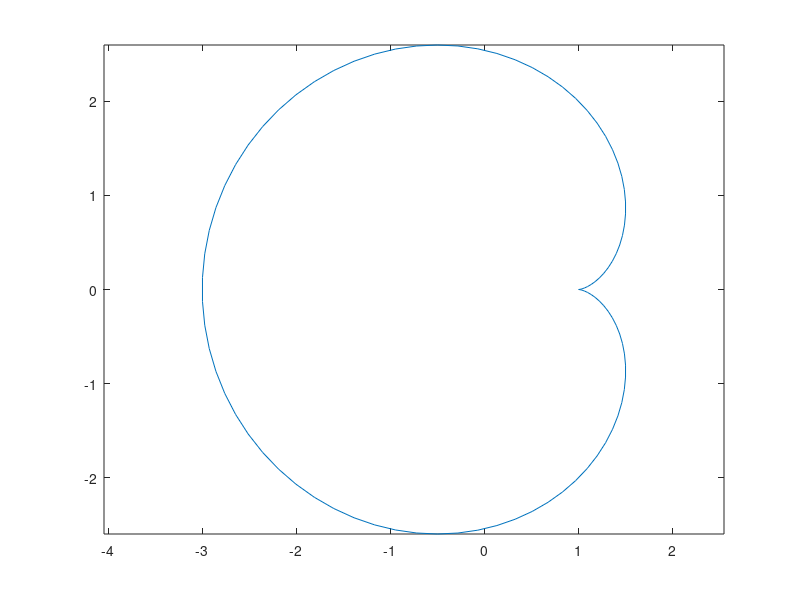

Write the MATLAB code that produced this figure.
x = @(t) -cos(t)+2.*cos(0.5.*t);
y = @(t) -sin(t)+2.*sin(0.5.*t);
c = @(t) [x(t),y(t)];
int = [0,4*pi];

T = linspace(0,4*pi);
plot(x(T),y(T));
axis equal;

% 1
dc1 = norm(c(1),2);

% 2
dx = @(t) sin(t) - sin(0.5.*t);
dy = @(t) -cos(t) + cos(0.5.*t);
dc = @(t) [dx(t), dy(t)];
Ndc = @(t) sqrt(dx(t).^2 + dy(t).^2);
L = integral(Ndc,0,4*pi);

% 3
r = @(t) sqrt(x(t).^2 + y(t).^2);
dphi = @(t) (dy(t) .* x(t) - y(t) .* dx(t)) ./ (x(t).^2 + y(t).^2);

P = integral(@(t) 1 / 2 * r(t).^2 .* dphi(t), 0, 4*pi);

% 4
ddx = @(t) cos(t) - 0.5.*cos(0.5.*t);
ddy = @(t) sin(t) - 0.5.*sin(0.5.*t);
kappa = @(t) abs(dx(t).*ddy(t)-dy(t).*ddx(t))./sqrt(dx(t).^2+dy(t).^2).^3;
kappa2pi = kappa(2*pi);

% 5
px = @(t) t;
py = @(t) -x(t);

g = @(t) y(t) - py(t);
t1 = fzero(g,1);
t2 = fzero(g,2);
presecisce1 = c(t1);
presecisce2 = c(t2);

% 6
v1 = fzero(dy,2);
v2 = fzero(dy,7);

% 7
rmin = @(t) sqrt((x(t) - 2).^2 + (y(t) - 2).^2);
tr = fminsearch(rmin,1);
rm = rmin(tr);

% 8
dxa = @(t,a) a.*sin(t) - sin(0.5.*t);
dya = @(t,a) -a.*cos(t) + cos(0.5.*t);
ddxa = @(t,a) a.*cos(t) - 0.5.*cos(0.5.*t);
ddya = @(t,a) a.*sin(t) - 0.5.*sin(0.5.*t);
La = @(a,t) sqrt(dxa(t,a).^2 + dya(t,a).^2);
kappaa = @(a,t) abs(dxa(t,a).*ddya(t,a)-dya(t,a).*ddxa(t,a))./sqrt(dxa(t,a).^2+dya(t,a).^2).^3;
I = @(a) integral(@(t) La(a,t) + kappaa(a,t).^2,0,4*pi);
ta0 = fminsearch(I,-0.5);

